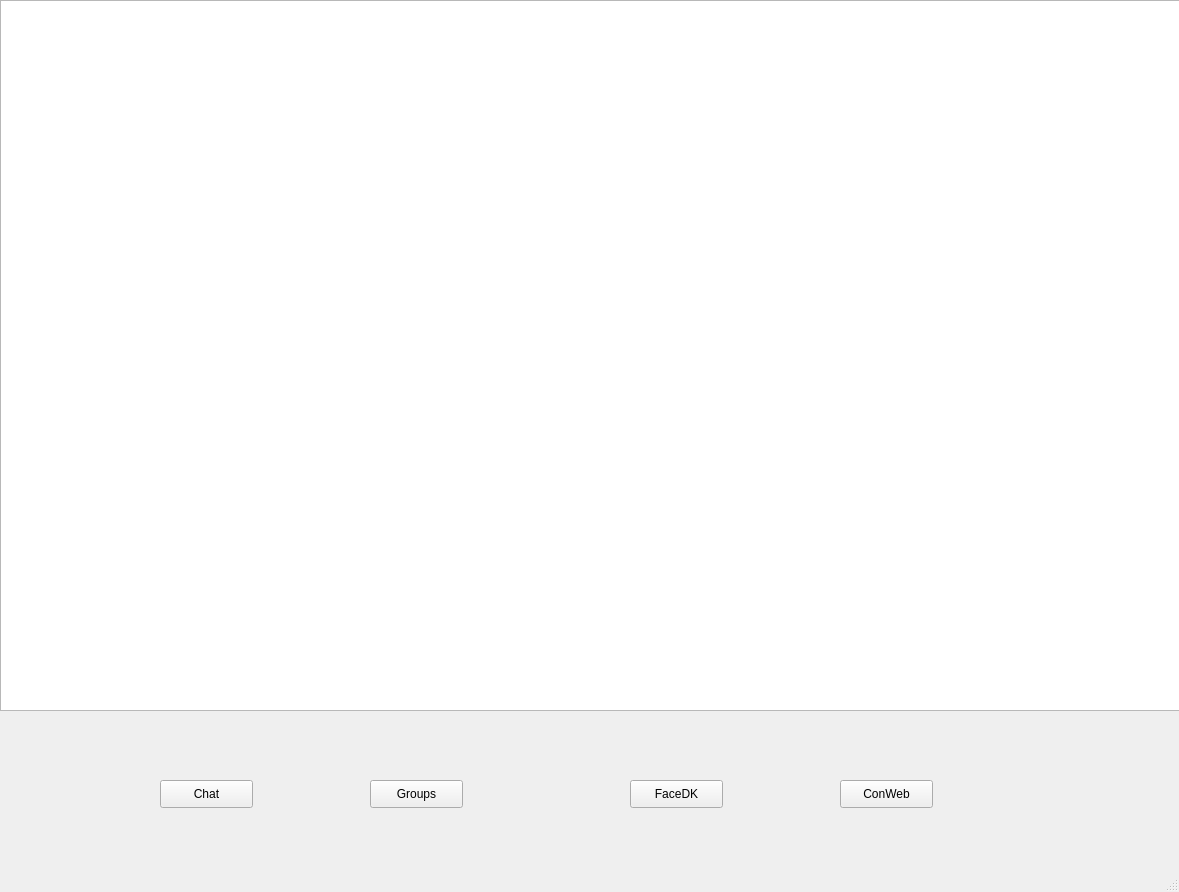
<?xml version="1.0" encoding="UTF-8"?>
<ui version="4.0">
 <class>Menu</class>
 <widget class="QMainWindow" name="Menu">
  <property name="geometry">
   <rect>
    <x>0</x>
    <y>0</y>
    <width>1179</width>
    <height>892</height>
   </rect>
  </property>
  <property name="windowTitle">
   <string>MainWindow</string>
  </property>
  <widget class="QWidget" name="centralwidget">
   <widget class="QPushButton" name="pushButton">
    <property name="geometry">
     <rect>
      <x>160</x>
      <y>780</y>
      <width>93</width>
      <height>28</height>
     </rect>
    </property>
    <property name="text">
     <string>Chat</string>
    </property>
   </widget>
   <widget class="QPushButton" name="pushButton_2">
    <property name="geometry">
     <rect>
      <x>370</x>
      <y>780</y>
      <width>93</width>
      <height>28</height>
     </rect>
    </property>
    <property name="text">
     <string>Groups</string>
    </property>
   </widget>
   <widget class="QPushButton" name="pushButton_3">
    <property name="geometry">
     <rect>
      <x>630</x>
      <y>780</y>
      <width>93</width>
      <height>28</height>
     </rect>
    </property>
    <property name="text">
     <string>FaceDK</string>
    </property>
   </widget>
   <widget class="QPushButton" name="pushButton_4">
    <property name="geometry">
     <rect>
      <x>840</x>
      <y>780</y>
      <width>93</width>
      <height>28</height>
     </rect>
    </property>
    <property name="text">
     <string>ConWeb</string>
    </property>
   </widget>
   <widget class="QTableWidget" name="tableWidget">
    <property name="geometry">
     <rect>
      <x>0</x>
      <y>0</y>
      <width>1181</width>
      <height>711</height>
     </rect>
    </property>
   </widget>
   <widget class="QLabel" name="label">
    <property name="geometry">
     <rect>
      <x>180</x>
      <y>10</y>
      <width>231</width>
      <height>411</height>
     </rect>
    </property>
    <property name="text">
     <string/>
    </property>
    <property name="pixmap">
     <pixmap resource="dialog.qrc">:/new/prefix1/images/girl1.png</pixmap>
    </property>
    <property name="scaledContents">
     <bool>true</bool>
    </property>
   </widget>
   <widget class="QLabel" name="label_2">
    <property name="geometry">
     <rect>
      <x>660</x>
      <y>170</y>
      <width>481</width>
      <height>531</height>
     </rect>
    </property>
    <property name="text">
     <string/>
    </property>
    <property name="pixmap">
     <pixmap resource="dialog.qrc">:/new/prefix1/images/menu.png</pixmap>
    </property>
    <property name="scaledContents">
     <bool>true</bool>
    </property>
   </widget>
   <widget class="QLabel" name="label_3">
    <property name="geometry">
     <rect>
      <x>590</x>
      <y>110</y>
      <width>501</width>
      <height>171</height>
     </rect>
    </property>
    <property name="text">
     <string/>
    </property>
    <property name="pixmap">
     <pixmap resource="dialog.qrc">:/new/prefix1/images/shan.png</pixmap>
    </property>
    <property name="scaledContents">
     <bool>true</bool>
    </property>
   </widget>
   <widget class="QLabel" name="label_4">
    <property name="geometry">
     <rect>
      <x>191</x>
      <y>490</y>
      <width>371</width>
      <height>121</height>
     </rect>
    </property>
    <property name="text">
     <string/>
    </property>
    <property name="pixmap">
     <pixmap resource="dialog.qrc">:/new/prefix1/images/e.png</pixmap>
    </property>
    <property name="scaledContents">
     <bool>true</bool>
    </property>
   </widget>
  </widget>
  <widget class="QMenuBar" name="menubar">
   <property name="geometry">
    <rect>
     <x>0</x>
     <y>0</y>
     <width>1179</width>
     <height>26</height>
    </rect>
   </property>
  </widget>
  <widget class="QStatusBar" name="statusbar"/>
 </widget>
 <resources>
  <include location="dialog.qrc"/>
 </resources>
 <connections/>
</ui>
